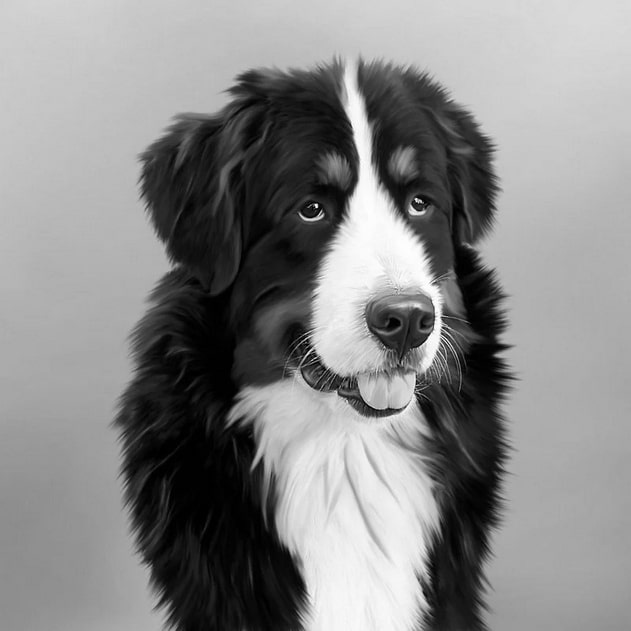
#> input picture Изображения/Dog.jpeg, 631 x 631 px, found by its file name
$ jupyter execute '4140_CV_ЛР1_1_Строкова_Циклы.ipynb'   (shell and % lines are left out)
#> lines starting #> are read from the running program, lines starting #| are printed output that depends on the picture
**Лабораторная работа №1.1**

> Строкова Настя, группа Р4140

> Колоризация с помощью циклов

[cell 1]
from PIL import Image, ImageDraw

[cell 2]
# A52A2A - brown - rgb(165, 42, 42)
# FFA500 - orange - rgb(255, 165, 0)
# FFFF00 - yellow - rgb(255, 255, 0)
# 00FF00 - green - rgb(0, 255, 0)

image = Image.open('Dog.jpeg').convert('L').convert('RGB')
draw = ImageDraw.Draw(image)
width, height = image.size
#> width = 631; height = 631
pix = image.load()

def colorize(image):
    for i in range(width):
        for j in range(height):
            r = pix[i, j][0]
            if 0 <= r <= 64:
                color = (165, 42, 42)
            elif 65 <= r <= 129:
                color = (255, 165, 0)
            elif 130 <= r <= 195:
                color = (255, 255, 0)
            else:
                color = (0, 255, 0)
            draw.point((i, j), color)
    image.save("PIL.jpeg", "JPEG")
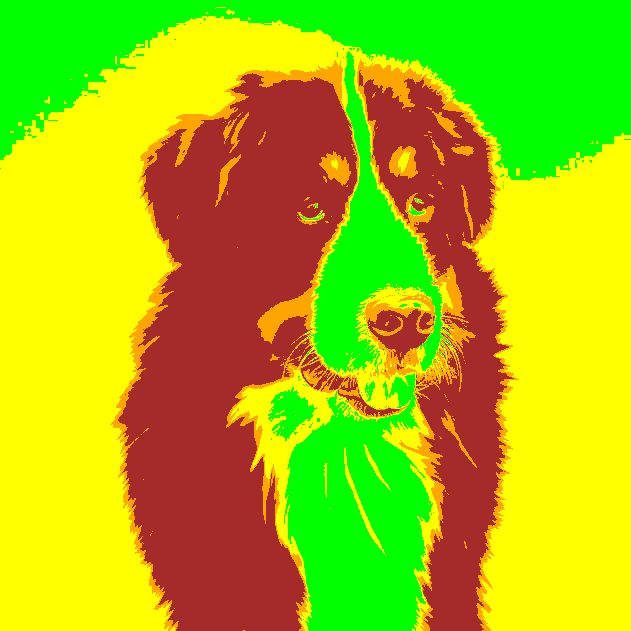
#> saved as PIL.jpeg: PIL image 631x631 RGB; mean R, G, B 169, 188.8, 12


$ run again, with Изображения/Color_PIL.png saved as Изображения/Dog.jpeg
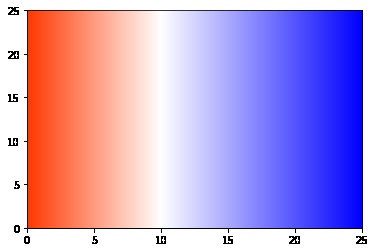
#> input picture Изображения/Color_PIL.png, 375 x 252 px, found by its file name
#> `image = Image.open('Dog.jpeg').convert('L').convert('RGB')`:
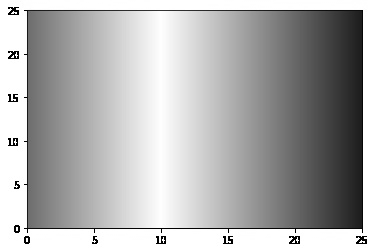
#> image: PIL image 375x252 RGB; min 0, max 255, mean 175.6
#> in colorize, `image.save("PIL.jpeg", "JPEG")`:
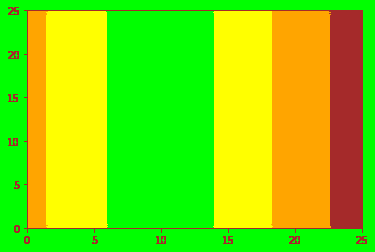
#> saved as PIL.jpeg: PIL image 375x252 RGB; mean R, G, B 129.3, 219.8, 3.8
